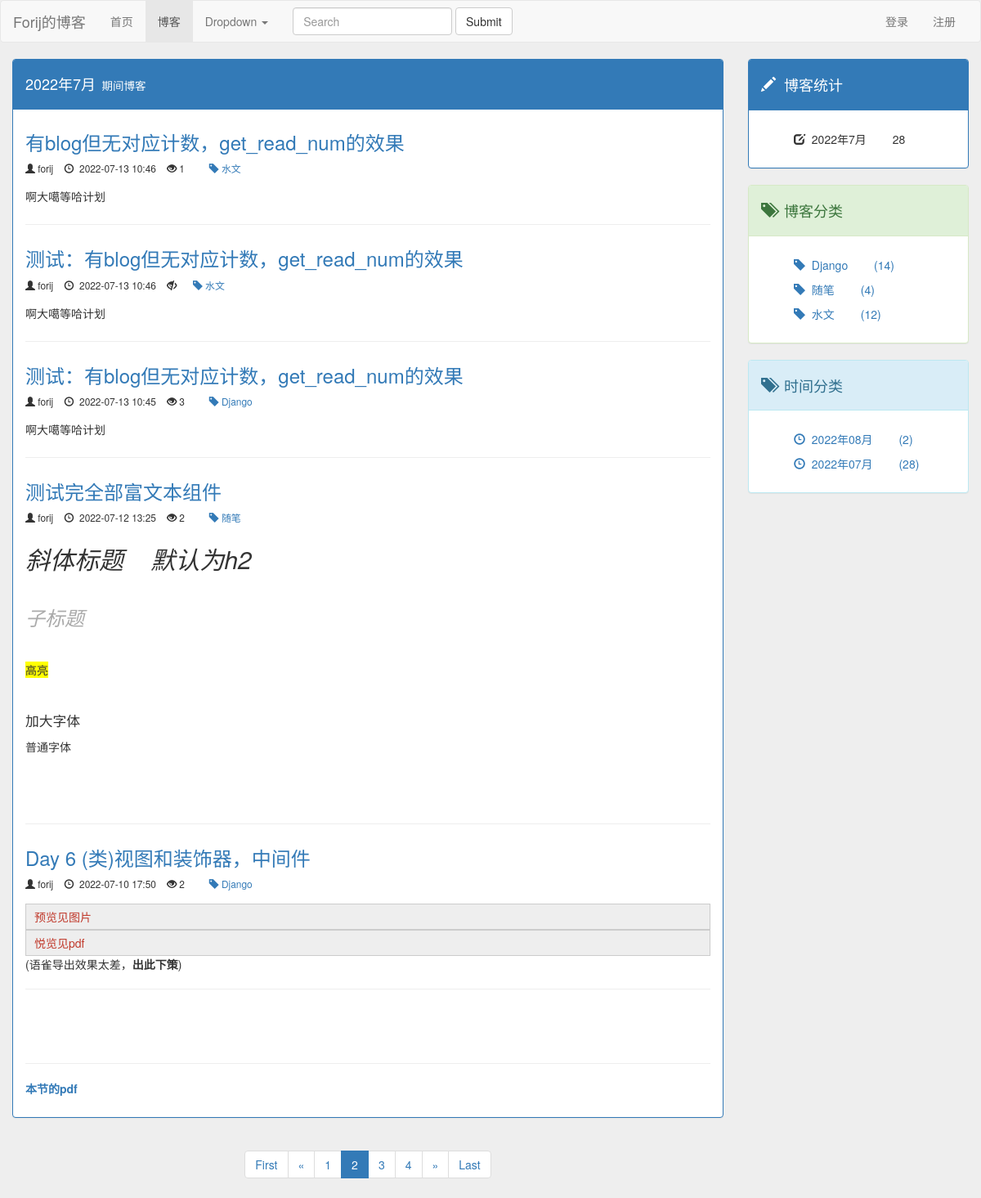
Page /blog/date/2022/7?page=2 on the committed database.
### blog/models.py (models this page shows, shortened)
class Blog(models.Model,ReadNumExpand):
    title = models.CharField(max_length=50)
    blog_type = models.ForeignKey(BlogType ,on_delete=models.DO_NOTHING)
    content = RichTextUploadingField()
    author = models.ForeignKey(User ,on_delete=models.DO_NOTHING)
    created_time = models.DateTimeField(auto_now_add=True)
    last_updated_time = models.DateTimeField(auto_now=True)
    class Meta:
        ordering = ['-created_time']

class BlogType(models.Model):
    type_name = models.CharField(max_length=15)
    def __str__(self):
        return self.type_name

### read_count/models.py (models this page shows)
class ReadNum(models.Model):
    read_num = models.IntegerField(default=0)
    content_type = models.ForeignKey(ContentType, on_delete=models.DO_NOTHING)
    object_id = models.PositiveIntegerField()
    content_object = GenericForeignKey('content_type', 'object_id')

### blog/views.py (the view)
# urls.py: path('date/<int:year>/<int:month>',views.blog_with_date,name = 'blog_date'),
def blog_with_date(request, year, month):
    blogs = get_list_or_404(Blog, created_time__year=year, created_time__month=month)
    context = get_blog_list_common(request,blogs)
    context['blogs_with_date'] = '%s年%s月'%(year, month)         # 时间类型    传到模板后，主要用于标识一些内容
    return render(request,'blog/blog_with_date.html', context)

### read_count/models.py (called while the page is built)
    def get_read_num(self):
        try:
            blog_obj = ContentType.objects.get_for_model(self)
            readNum_obj = ReadNum.objects.get(content_type=blog_obj,object_id=self.id)
        except exceptions.ObjectDoesNotExist:# 查询，结果不存在该博文计数信息,给该博文创建计数信息，默认值为0
            readNum_obj = ReadNum.objects.create(content_type=blog_obj,object_id=self.id)
        return readNum_obj.read_num

### templates/blog/blog_with_date.html (shortened to what this page needs)
{% extends 'blog/blog_list.html' %}
{% block blog_type %}
{{ blogs_with_date }}<small style="color: white;">&nbsp;&nbsp;期间博客</small>
{% endblock %}
{% block blog_number_totle %}
    {{ blogs_with_date }}
{% endblock %}

### templates/blog/blog_list.html (shortened to what this page needs)
{% extends 'base.html' %}
{% load staticfiles %}
{% block head_extends %}
    <link rel="stylesheet" href="{% static 'css/blog.css' %}">
{% endblock %}
{% block nav_blog_active %}active{% endblock %}
{% block content %}
    <div class="row">
        <div class="col-xs-12 col-sm-8 col-md-9 col-lg-9">
            <div class="panel panel-primary">
                <div class="panel-heading">
                    <h4>
                        {% block blog_type %}{% endblock %}
                    </h4>
                </div>
                <div class="panel-body">
                    {% for blog in page_of_blogs.object_list %}
                        <div class="blog">
                            <h3>
                                <a href="{% url 'blog:blog_detail' blog.id %}">
                                    {{ blog.title }}
                                </a>
                            </h3>
                            <small>
                                <div class="blog_info">
                                <span class="glyphicon glyphicon-user" aria-hidden="true"></span>&nbsp;{{ blog.author }}&nbsp;&nbsp;&nbsp;
                                <span class="glyphicon glyphicon-time" aria-hidden="true"></span>&nbsp{{ blog.created_time|date:" Y-m-d H:i" }}&nbsp;&nbsp;&nbsp;
                                {% if blog.get_read_num %}
                                    <span class="glyphicon glyphicon-eye-open" aria-hidden="true"></span>&nbsp;{{ blog.get_read_num }}&nbsp;&nbsp;&nbsp;
                                {% else %}
                                    <span class="glyphicon glyphicon-eye-close" aria-hidden="true"></span>
                                {% endif %}&nbsp;&nbsp;&nbsp;&nbsp;
                                <a href="{% url 'blog:blog_relevant' blog.blog_type.id %}">
                                    <span class="glyphicon glyphicon-tag" aria-hidden="true"></span>&nbsp;{{ blog.blog_type }}
                                </a>&nbsp;&nbsp;&nbsp;
                                </div>
                            </small>
                            <p>{{ blog.content|safe|truncatechars_html:100 }}</p>
                        </div>
                    {% empty %}
                        <div class="blog">
                            <h3>尚无文章，敬请期待</h3>
                        </div>
                    {% endfor %}
                </div>
            </div>
            <div class="mypaginator">
              <ul class="pagination">
                <li>
                    <a href="?page=1">
                        <span aria-hidden="true">First</span>
                    </a>
                </li>
                <li>
                    {% if page_of_blogs.has_previous %}
                    <a href="?page={{ page_of_blogs.previous_page_number }}" aria-label="Previous">
                        <span aria-hidden="true">&laquo;</span>
                    </a>
                    {% else %}
                        <span aria-hidden="true">&laquo;</span>
                    {% endif %}
                </li>
                {% for page_num in page_range %}
                    {% if page_num == page_of_blogs.number %}
                        <li class="active">
                            <span>{{ page_num }}</span>
                        </li>
                    {% else %}
                        <li>
                            <a href="?page={{ page_num }}">{{ page_num }}</a>
                        </li>
                    {% endif %}
                {% endfor %}
                <li>
                    {% if page_of_blogs.has_next %}
                    <a href="?page={{ page_of_blogs.next_page_number }}" aria-label="Next">
                        <span aria-hidden="true">&raquo;</span>
                    </a>
                    {% else %}
                    <span aria-hidden="true">&raquo;</span>
                    {% endif %}
                </li>
                <li>
                    <a href="?page={{ page_of_blogs.paginator.num_pages }}">
                        <span aria-hidden="true">Last</span>
                    </a>
                </li>
              </ul>
            </div>
        </div>
        <div class="hidden-xs col-sm-4 col-md-3 col-lg-3">
            <div class="panel panel-primary">
                <div class="panel-heading">
                    <h4><span class="glyphicon glyphicon-pencil" aria-hidden="true"></span>&nbsp;&nbsp;博客统计</h4>
                </div>
                <div class="panel-body">
                    <ul class="blog_type">
                            <li>
                                    <span class="glyphicon glyphicon-edit" aria-hidden="true"></span>&nbsp;
                                    {% block blog_number_totle %}{% endblock %}
                                <span style="margin-left: 2em">{{ page_of_blogs.paginator.count }}</span>
                            </li>
                    </ul>
                </div>
            </div>
            <div class="panel panel-success">
                <div class="panel-heading">
                    <h4><span class="glyphicon glyphicon-tags" aria-hidden="true"></span>&nbsp;&nbsp;博客分类</h4>
                </div>
                <div class="panel-body">
                    <ul class="blog_type">
                        {% for blog_type in blog_types %}
                            <li>
                                <a href="{% url 'blog:blog_relevant' blog_type.id %}">
                                    <span class="glyphicon glyphicon-tag" aria-hidden="true"></span>&nbsp;
                                    {{ blog_type.type_name }}
                                    <span style="margin-left: 2em">({{ blog_type.blog_count }})</span>
                                </a>
                            </li>
                        {% empty %}
                            <li>暂无博客分类</li>
                        {% endfor %}
                    </ul>
                </div>
            </div>
            <div class="panel panel-info">
                <div class="panel-heading">
                    <h4><span class="glyphicon glyphicon-tags" aria-hidden="true"></span>&nbsp;&nbsp;时间分类</h4>
                </div>
                <div class="panel-body">
                    <ul class="blog_type">
                        {% for blog_date,blog_count in blog_dates.items %}
                            <li>
                                <a href="{% url 'blog:blog_date' blog_date.year blog_date.month %}">
                                    <span class="glyphicon glyphicon-time" aria-hidden="true"></span>&nbsp;
                                    {{ blog_date|date:" Y年m月" }}
                                    <span style="margin-left: 2em">({{ blog_count }})</span>
                                </a>
                            </li>
                        {% empty %}
                            <li>暂无博客分类</li>
                        {% endfor %}
                    </ul>
                </div>
            </div>
        </div>
    </div>
{% endblock %}

### static/css/base.css (style rules this page uses)
body { background-color: #eee; }
ul { list-style-type: none; }

### static/css/blog.css (style rules this page uses)
.blog_type li { margin-top: 10px; }
.blog:not(:last-child) { margin-bottom: 2em; padding-bottom: 1em; border-bottom: 1px solid #eee; }
.blog h3 { margin-top: 0.5em; }
.blog_info { padding-bottom: 6px; }
.mypaginator { text-align: center; }

### rows in the picture
Blog: title "有blog但无对应计数，get_read_num的效果", author "forij", created_time "2022-07-13 10:46", get_read_num "1", blog_type "水文", content "啊大噶等哈计划"
Blog: title "测试：有blog但无对应计数，get_read_num的效果", author "forij", created_time "2022-07-13 10:46", blog_type "水文", content "啊大噶等哈计划"
Blog: title "测试：有blog但无对应计数，get_read_num的效果", author "forij", created_time "2022-07-13 10:45", get_read_num "3", blog_type "Django", content "啊大噶等哈计划"
Blog: title "测试完全部富文本组件", author "forij", created_time "2022-07-12 13:25", get_read_num "2", blog_type "随笔", content "斜体标题 默认为h2 子标题 高亮 加大字体 普通字体"
Blog: title "Day 6 (类)视图和装饰器，中间件", author "forij", created_time "2022-07-10 17:50", get_read_num "2", blog_type "Django", content "预览见图片 悦览见pdf (语雀导出效果太差， 出此下策 ) 本节的pdf"
BlogType: type_name "Django", blog_count "14"
BlogType: type_name "随笔", blog_count "4"
BlogType: type_name "水文", blog_count "12"

### other values in the picture
{{ blogs_with_date }} "2022年7月"
{{ page_num }} "1" "3" "4"
{{ page_num }} "2"
{{ page_of_blogs.paginator.count }} "28"
{{ blog_date|date:" Y年m月" }} "2022年08月" "2022年07月"
{{ blog_count }} "2" "28"
